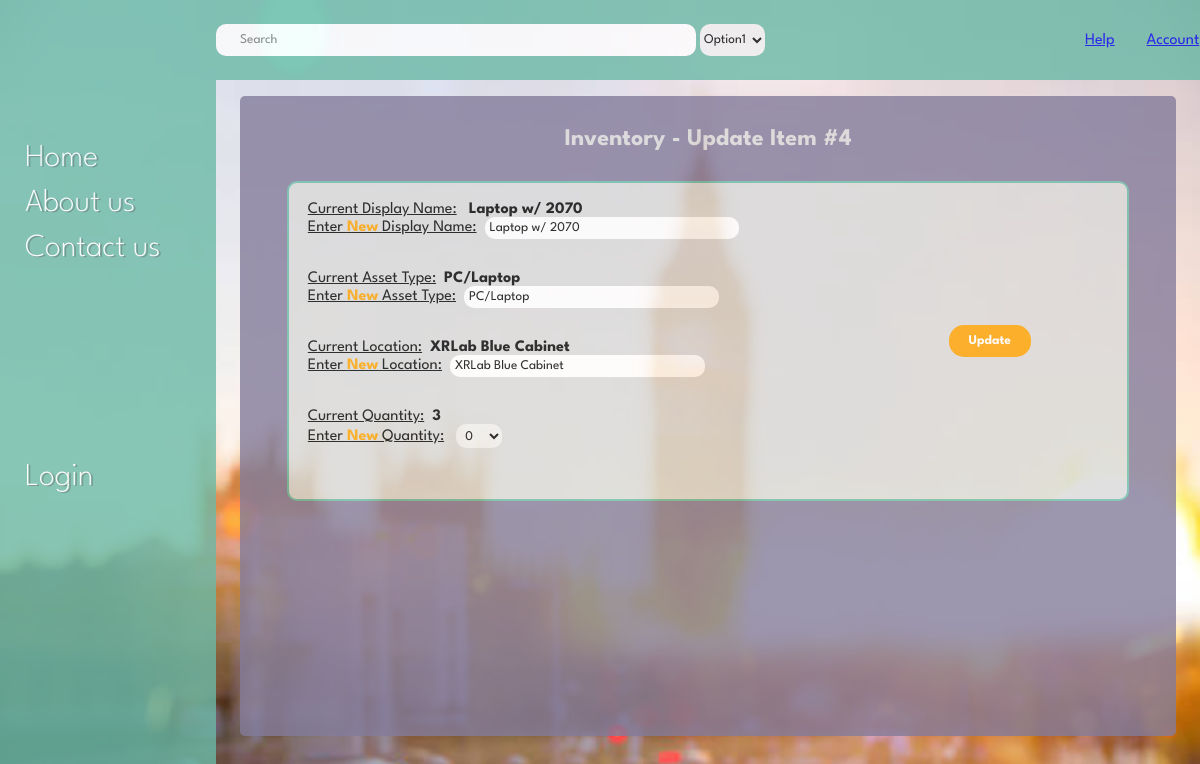
Screenshot of /inventory/editProduct/4 with the database file from the repository.
### inventory/models.py (models this page shows, shortened)
class Equipment(models.Model):
    display_name = models.CharField(max_length=100)
    asset_type = models.CharField(max_length=100)
    location = models.CharField(max_length=100)
    quantity = models.IntegerField()
    instock_items = models.IntegerField(('zipcode'), null=True, blank=True)
    comments = models.CharField(max_length=100, blank=True)

### inventory/views.py (the view)
# urls.py: path('editProduct/<int:id>', editProduct, name = "editProduct"),
def editProduct(request, id):
    equipment = Equipment.objects.get(id=id)
    return render(request, 'inventory/editProduct.html',{'equipment': equipment, 'range': range(100)})

### inventory/templates/inventory/editProduct.html (shortened to what this page needs)
{% extends "base.html" %}
{% load static%}
{% block content %}
{% with userType="admin" %}
<link rel="stylesheet" href="{% static 'CSS/editProduct.css' %}">
<div class="edit-container">
{% if userType == "admin" %}
<h2>Inventory - Update Item #{{ equipment.id }}</h2>
<br />
<table class="edit-table">
    <tbody>
        <tr class="table-row">
            <form action="updateRecord/{{ equipment.id }}" method="post">
                <td>
                    <p class='updateInfo'><u>Current Display Name:</u> &nbsp; <b>{{ equipment.display_name }}</b>
                    <br><u>Enter <b class = "new">New</b> Display Name:</u>&nbsp;
                    <input name="new_name" value="{{ equipment.display_name }}"></p>
                    <p class='updateInfo'><u>Current Asset Type:</u>&nbsp; <b>{{ equipment.asset_type }}</b>
                    <br><u>Enter <b class = "new">New</b> Asset Type:</u>&nbsp;
                    <input name="new_asset_type" value="{{ equipment.asset_type }}"></p>
                    <p class="updateInfo"><u>Current Location:</u>&nbsp; <b>{{ equipment.location }}</b>
                    <br><u>Enter <b class = "new">New</b> Location:</u>&nbsp;
                    <input name="new_location" value="{{ equipment.location }}"></p>
                    <p class='updateInfo'><u>Current Quantity:</u>&nbsp; <b>{{ equipment.quantity }}</b>
                    <br><u>Enter <b class = "new">New</b> Quantity:</u> &nbsp;
                        <select name="new_quantity">
                            {% for i in range %}
                                <option value="{{ i }}">{{ i }}</option>
                            {% endfor %}
                        </select>
                    </p>
                </td>
                <td data-label="Update">
                    <button type="submit" class="book-button">Update</button>
                </td>
            </form>
        </tr>
    </tbody>
</table>
{% else %}
<h2>ERROR 401: Unauthorised access! User authentication is required!</h2>
{% endif %}
</div>
{% endwith %}
{% endblock %}

### static/css/style.css (style rules this page uses)
:root { --purple: #847c9c; --blue: #6BBAA7; --grey: #d9d9d9; --orange: #fba100; }
* { margin: 0; font-family: "League Spartan", sans-serif; }
body { background-image: url('background_image.jpg'); background-repeat: no-repeat; background-size: cover; }

### inventory/static/css/editProduct.css (style rules this page uses)
.edit-container > h2 { text-align: center; margin-top: 2rem; color: var(--grey); }
.edit-table { margin: auto; margin-top: 1rem; padding: 1rem; width: 90%; background-color: var(--grey); opacity: 100%; border: 2px solid var(--blue); border-radius: 10px; }
.edit-table p { margin-bottom: 2rem; }
.edit-table .new { color: var(--orange); }
.edit-table input { width: 40%; border: none; border-radius: 10px; padding: 5px; }
.edit-table select { border: none; border-radius: 10px; padding: 5px; }
.edit-table button { background-color: var(--orange); border: none; border-radius: 15px; color: white; font-weight: bold; padding: 10px 20px; }

### rows the page displays
Equipment: id "4", display_name "Laptop w/ 2070", new_name "Laptop w/ 2070", asset_type "PC/Laptop", new_asset_type "PC/Laptop", location "XRLab Blue Cabinet", new_location "XRLab Blue Cabinet", quantity "3"

### other values shown
form field new_quantity "0"
